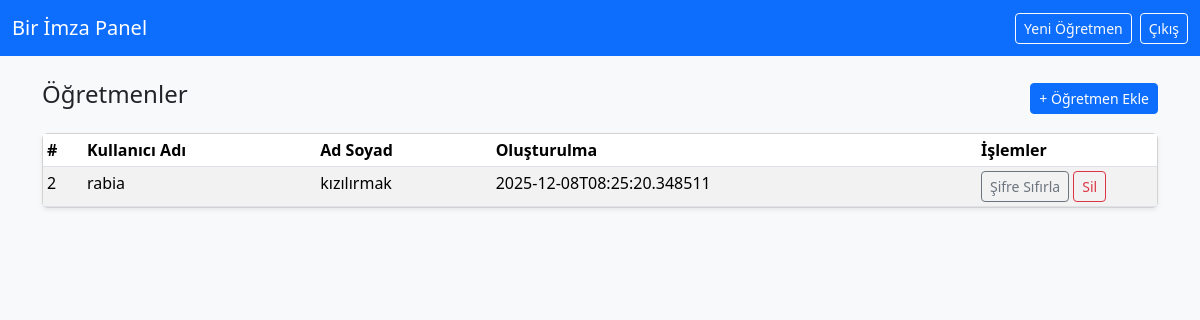
The app's page /teachers (signed in) with its own data.
### tables this page shows
CREATE TABLE users (
            id INTEGER PRIMARY KEY AUTOINCREMENT,
            username TEXT UNIQUE NOT NULL,
            password_hash TEXT NOT NULL,
            role TEXT NOT NULL,               -- 'admin', 'teacher'
            full_name TEXT,
            created_at TEXT
        );

### app.py (the view)
@app.route("/teachers")
@login_required(role="admin")
def teachers_list():
    conn = get_db()
    cur = conn.cursor()
    cur.execute(
        """
        SELECT id, username, full_name, role, created_at
        FROM users
        WHERE role = 'teacher'
        ORDER BY created_at DESC
        """
    )
    teachers = cur.fetchall()
    conn.close()
    return render_template("teachers.html", teachers=teachers)

### app.py (called while the page is built)
def get_db():
    conn = sqlite3.connect(DB_NAME)
    conn.row_factory = sqlite3.Row
    return conn

def login_required(role=None):
    def decorator(f):
        @wraps(f)
        def wrapped(*args, **kwargs):
            user_id = session.get("user_id")
            if not user_id:
                return redirect(url_for("login", next=request.path))
            if role:
                user_role = session.get("role")
                if user_role != role:
                    flash("Bu sayfaya erişim yetkiniz yok.", "danger")
                    return redirect(url_for("dashboard"))
            return f(*args, **kwargs)
        return wrapped
    return decorator

### templates/teachers.html (shortened to what this page needs)
<!doctype html>
<html lang="tr">
<head>
  <link href="https://cdn.jsdelivr.net/npm/bootstrap@5.3.2/dist/css/bootstrap.min.css" rel="stylesheet">
</head>
<body class="bg-light">
<nav class="navbar navbar-expand-lg navbar-dark bg-primary">
  <div class="container-fluid">
    <a class="navbar-brand" href="{{ url_for('dashboard') }}">Bir İmza Panel</a>
    <div class="d-flex">
      <a href="{{ url_for('teachers_add') }}" class="btn btn-sm btn-outline-light me-2">Yeni Öğretmen</a>
      <a href="{{ url_for('logout') }}" class="btn btn-sm btn-outline-light">Çıkış</a>
    </div>
  </div>
</nav>
<div class="container py-4">
  <div class="d-flex justify-content-between align-items-center mb-3">
    <h4>Öğretmenler</h4>
    <a href="{{ url_for('teachers_add') }}" class="btn btn-primary btn-sm">+ Öğretmen Ekle</a>
  </div>
  <div class="card shadow-sm">
    <div class="card-body p-0">
      <table class="table table-striped table-hover mb-0 table-sm">
        <thead>
          <tr>
            <th>#</th>
            <th>Kullanıcı Adı</th>
            <th>Ad Soyad</th>
            <th>Oluşturulma</th>
            <th style="width: 180px;">İşlemler</th>
          </tr>
        </thead>
        <tbody>
          {% for t in teachers %}
          <tr>
            <td>{{ t.id }}</td>
            <td>{{ t.username }}</td>
            <td>{{ t.full_name or '-' }}</td>
            <td>{{ t.created_at or '-' }}</td>
            <td>
              <form method="POST"
                    action="{{ url_for('teachers_reset_password', teacher_id=t.id) }}"
                    class="d-inline">
                <button type="submit" class="btn btn-sm btn-outline-secondary"
                        onclick="return confirm('Şifreyi 123456 yapalım mı?');">
                  Şifre Sıfırla
                </button>
              </form>
              <form method="POST"
                    action="{{ url_for('teachers_delete', teacher_id=t.id) }}"
                    class="d-inline">
                <button type="submit" class="btn btn-sm btn-outline-danger"
                        onclick="return confirm('Bu öğretmeni silmek istediğine emin misin?');">
                  Sil
                </button>
              </form>
            </td>
          </tr>
          {% else %}
          <tr>
            <td colspan="5" class="text-center py-3">Henüz öğretmen eklenmemiş.</td>
          </tr>
          {% endfor %}
        </tbody>
      </table>
    </div>
  </div>
</div>
</body>
</html>

### records on screen
users: id "2", username "rabia", full_name "kızılırmak", created_at "2025-12-08T08:25:20.348511"
